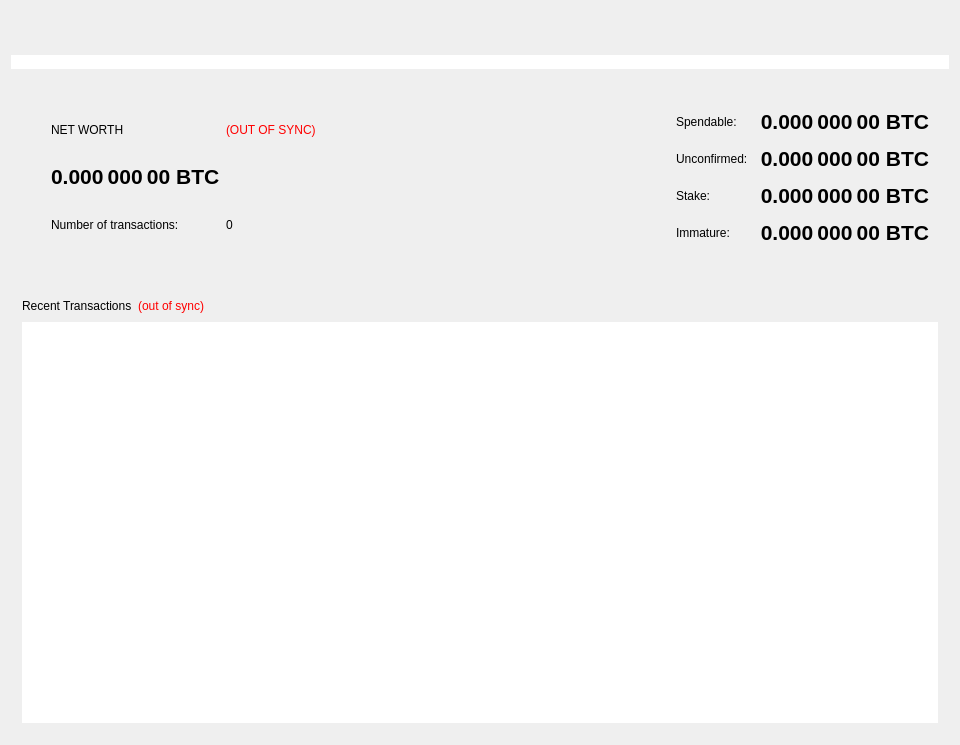
<?xml version="1.0" encoding="UTF-8"?>
<ui version="4.0">
 <class>OverviewPage</class>
 <widget class="QWidget" name="OverviewPage">
  <property name="geometry">
   <rect>
    <x>0</x>
    <y>0</y>
    <width>960</width>
    <height>745</height>
   </rect>
  </property>
  <property name="sizePolicy">
   <sizepolicy hsizetype="Expanding" vsizetype="Preferred">
    <horstretch>0</horstretch>
    <verstretch>0</verstretch>
   </sizepolicy>
  </property>
  <property name="minimumSize">
   <size>
    <width>960</width>
    <height>0</height>
   </size>
  </property>
  <property name="windowTitle">
   <string>Form</string>
  </property>
  <property name="styleSheet">
   <string notr="true"/>
  </property>
  <layout class="QVBoxLayout" name="topLayout">
   <property name="spacing">
    <number>30</number>
   </property>
   <item>
    <widget class="QLabel" name="label">
     <property name="text">
      <string/>
     </property>
     <property name="pixmap">
      <pixmap>:/images/res/images/pages/overview/overview-header.png</pixmap>
     </property>
    </widget>
   </item>
   <item>
    <widget class="QWidget" name="OverviewPageContent" native="true">
     <property name="styleSheet">
      <string notr="true"/>
     </property>
     <layout class="QVBoxLayout" name="verticalLayout_5">
      <property name="spacing">
       <number>0</number>
      </property>
      <property name="leftMargin">
       <number>0</number>
      </property>
      <property name="topMargin">
       <number>0</number>
      </property>
      <property name="rightMargin">
       <number>0</number>
      </property>
      <property name="bottomMargin">
       <number>0</number>
      </property>
      <item>
       <widget class="QLabel" name="labelAlerts">
        <property name="visible">
         <bool>true</bool>
        </property>
        <property name="styleSheet">
         <string notr="true">background-color:  white;
color: black;</string>
        </property>
        <property name="wordWrap">
         <bool>true</bool>
        </property>
        <property name="margin">
         <number>7</number>
        </property>
       </widget>
      </item>
      <item>
       <layout class="QVBoxLayout" name="verticalLayout_6" stretch="0">
        <item>
         <layout class="QVBoxLayout" name="verticalLayout_2">
          <item>
           <widget class="QWidget" name="widget" native="true">
            <layout class="QHBoxLayout" name="horizontalLayout">
             <property name="leftMargin">
              <number>20</number>
             </property>
             <property name="topMargin">
              <number>40</number>
             </property>
             <property name="rightMargin">
              <number>20</number>
             </property>
             <property name="bottomMargin">
              <number>40</number>
             </property>
             <item>
              <layout class="QGridLayout" name="gridLayout_2">
               <property name="leftMargin">
                <number>20</number>
               </property>
               <item row="0" column="1">
                <widget class="QLabel" name="labelWalletStatus">
                 <property name="cursor">
                  <cursorShape>WhatsThisCursor</cursorShape>
                 </property>
                 <property name="toolTip">
                  <string>The displayed information may be out of date. Your wallet automatically synchronizes with the OCIDE network after a connection is established, but this process has not completed yet.</string>
                 </property>
                 <property name="styleSheet">
                  <string notr="true">QLabel { color: red; }</string>
                 </property>
                 <property name="text">
                  <string notr="true">(OUT OF SYNC)</string>
                 </property>
                 <property name="alignment">
                  <set>Qt::AlignLeading|Qt::AlignLeft|Qt::AlignVCenter</set>
                 </property>
                </widget>
               </item>
               <item row="0" column="0">
                <widget class="QLabel" name="labelTotalText">
                 <property name="text">
                  <string>NET WORTH</string>
                 </property>
                </widget>
               </item>
               <item row="1" column="0">
                <widget class="QLabel" name="labelTotal">
                 <property name="font">
                  <font>
                   <pointsize>16</pointsize>
                   <weight>75</weight>
                   <bold>true</bold>
                  </font>
                 </property>
                 <property name="cursor">
                  <cursorShape>IBeamCursor</cursorShape>
                 </property>
                 <property name="toolTip">
                  <string>Your current total balance</string>
                 </property>
                 <property name="text">
                  <string notr="true">0.000 000 00 BTC</string>
                 </property>
                 <property name="alignment">
                  <set>Qt::AlignLeading|Qt::AlignLeft|Qt::AlignVCenter</set>
                 </property>
                 <property name="textInteractionFlags">
                  <set>Qt::TextSelectableByKeyboard|Qt::TextSelectableByMouse</set>
                 </property>
                </widget>
               </item>
               <item row="2" column="0">
                <widget class="QLabel" name="labelNumberOfTransactionsText">
                 <property name="text">
                  <string>Number of transactions:</string>
                 </property>
                </widget>
               </item>
               <item row="2" column="1">
                <widget class="QLabel" name="labelNumberOfTransactions">
                 <property name="text">
                  <string>0</string>
                 </property>
                </widget>
               </item>
              </layout>
             </item>
             <item>
              <spacer name="horizontalSpacer_2">
               <property name="orientation">
                <enum>Qt::Horizontal</enum>
               </property>
               <property name="sizeHint" stdset="0">
                <size>
                 <width>40</width>
                 <height>20</height>
                </size>
               </property>
              </spacer>
             </item>
             <item>
              <layout class="QGridLayout" name="gridLayout" rowstretch="0,0,0,0" columnstretch="0,0,0">
               <property name="spacing">
                <number>12</number>
               </property>
               <item row="3" column="1">
                <widget class="QLabel" name="labelImmatureText">
                 <property name="text">
                  <string>Immature:</string>
                 </property>
                </widget>
               </item>
               <item row="0" column="1">
                <widget class="QLabel" name="labelSpendable">
                 <property name="text">
                  <string>Spendable:</string>
                 </property>
                 <property name="alignment">
                  <set>Qt::AlignLeading|Qt::AlignLeft|Qt::AlignVCenter</set>
                 </property>
                </widget>
               </item>
               <item row="0" column="2">
                <widget class="QLabel" name="labelBalance">
                 <property name="font">
                  <font>
                   <pointsize>16</pointsize>
                   <weight>75</weight>
                   <bold>true</bold>
                  </font>
                 </property>
                 <property name="cursor">
                  <cursorShape>IBeamCursor</cursorShape>
                 </property>
                 <property name="toolTip">
                  <string>Your current spendable balance</string>
                 </property>
                 <property name="text">
                  <string notr="true">0.000 000 00 BTC</string>
                 </property>
                 <property name="alignment">
                  <set>Qt::AlignRight|Qt::AlignTrailing|Qt::AlignVCenter</set>
                 </property>
                 <property name="textInteractionFlags">
                  <set>Qt::LinksAccessibleByMouse|Qt::TextSelectableByKeyboard|Qt::TextSelectableByMouse</set>
                 </property>
                </widget>
               </item>
               <item row="3" column="2">
                <widget class="QLabel" name="labelImmature">
                 <property name="font">
                  <font>
                   <pointsize>16</pointsize>
                   <weight>75</weight>
                   <bold>true</bold>
                  </font>
                 </property>
                 <property name="cursor">
                  <cursorShape>IBeamCursor</cursorShape>
                 </property>
                 <property name="toolTip">
                  <string>Staked or masternode rewards that has not yet matured</string>
                 </property>
                 <property name="text">
                  <string notr="true">0.000 000 00 BTC</string>
                 </property>
                 <property name="alignment">
                  <set>Qt::AlignRight|Qt::AlignTrailing|Qt::AlignVCenter</set>
                 </property>
                 <property name="textInteractionFlags">
                  <set>Qt::LinksAccessibleByMouse|Qt::TextSelectableByKeyboard|Qt::TextSelectableByMouse</set>
                 </property>
                </widget>
               </item>
               <item row="2" column="1">
                <widget class="QLabel" name="labelStakeText">
                 <property name="text">
                  <string>Stake:</string>
                 </property>
                </widget>
               </item>
               <item row="1" column="2">
                <widget class="QLabel" name="labelUnconfirmed">
                 <property name="font">
                  <font>
                   <pointsize>16</pointsize>
                   <weight>75</weight>
                   <bold>true</bold>
                  </font>
                 </property>
                 <property name="cursor">
                  <cursorShape>IBeamCursor</cursorShape>
                 </property>
                 <property name="toolTip">
                  <string>Total of transactions that have yet to be confirmed, and do not yet count toward the spendable balance</string>
                 </property>
                 <property name="text">
                  <string notr="true">0.000 000 00 BTC</string>
                 </property>
                 <property name="alignment">
                  <set>Qt::AlignRight|Qt::AlignTrailing|Qt::AlignVCenter</set>
                 </property>
                 <property name="textInteractionFlags">
                  <set>Qt::LinksAccessibleByMouse|Qt::TextSelectableByKeyboard|Qt::TextSelectableByMouse</set>
                 </property>
                </widget>
               </item>
               <item row="2" column="2">
                <widget class="QLabel" name="labelStake">
                 <property name="font">
                  <font>
                   <pointsize>16</pointsize>
                   <weight>75</weight>
                   <bold>true</bold>
                  </font>
                 </property>
                 <property name="cursor">
                  <cursorShape>IBeamCursor</cursorShape>
                 </property>
                 <property name="toolTip">
                  <string>Total of transactions that have yet to be confirmed, and do not yet count toward the spendable balance</string>
                 </property>
                 <property name="text">
                  <string notr="true">0.000 000 00 BTC</string>
                 </property>
                 <property name="alignment">
                  <set>Qt::AlignRight|Qt::AlignTrailing|Qt::AlignVCenter</set>
                 </property>
                 <property name="textInteractionFlags">
                  <set>Qt::LinksAccessibleByMouse|Qt::TextSelectableByKeyboard|Qt::TextSelectableByMouse</set>
                 </property>
                </widget>
               </item>
               <item row="1" column="1">
                <widget class="QLabel" name="labelPendingText">
                 <property name="text">
                  <string>Unconfirmed:</string>
                 </property>
                </widget>
               </item>
              </layout>
             </item>
            </layout>
           </widget>
          </item>
         </layout>
        </item>
       </layout>
      </item>
      <item>
       <layout class="QVBoxLayout" name="verticalLayout_3">
        <property name="leftMargin">
         <number>2</number>
        </property>
        <property name="topMargin">
         <number>2</number>
        </property>
        <property name="rightMargin">
         <number>2</number>
        </property>
        <property name="bottomMargin">
         <number>2</number>
        </property>
        <item>
         <widget class="QFrame" name="frame_2">
          <property name="frameShape">
           <enum>QFrame::NoFrame</enum>
          </property>
          <property name="frameShadow">
           <enum>QFrame::Sunken</enum>
          </property>
          <layout class="QVBoxLayout" name="verticalLayout">
           <property name="leftMargin">
            <number>9</number>
           </property>
           <property name="topMargin">
            <number>9</number>
           </property>
           <property name="rightMargin">
            <number>9</number>
           </property>
           <property name="bottomMargin">
            <number>9</number>
           </property>
           <item>
            <layout class="QHBoxLayout" name="horizontalLayout_2">
             <item>
              <widget class="QLabel" name="label_4">
               <property name="font">
                <font>
                 <weight>50</weight>
                 <bold>false</bold>
                </font>
               </property>
               <property name="text">
                <string>Recent Transactions</string>
               </property>
              </widget>
             </item>
             <item>
              <widget class="QLabel" name="labelTransactionsStatus">
               <property name="cursor">
                <cursorShape>WhatsThisCursor</cursorShape>
               </property>
               <property name="toolTip">
                <string>The displayed information may be out of date. Your wallet automatically synchronizes with the OCIDE network after a connection is established, but this process has not completed yet.</string>
               </property>
               <property name="styleSheet">
                <string notr="true">QLabel { color: red; }</string>
               </property>
               <property name="text">
                <string notr="true">(out of sync)</string>
               </property>
               <property name="alignment">
                <set>Qt::AlignRight|Qt::AlignTrailing|Qt::AlignVCenter</set>
               </property>
              </widget>
             </item>
             <item>
              <spacer name="horizontalSpacer">
               <property name="orientation">
                <enum>Qt::Horizontal</enum>
               </property>
               <property name="sizeHint" stdset="0">
                <size>
                 <width>40</width>
                 <height>20</height>
                </size>
               </property>
              </spacer>
             </item>
            </layout>
           </item>
           <item>
            <widget class="QListView" name="listTransactions">
             <property name="frameShape">
              <enum>QFrame::NoFrame</enum>
             </property>
             <property name="verticalScrollBarPolicy">
              <enum>Qt::ScrollBarAlwaysOff</enum>
             </property>
             <property name="horizontalScrollBarPolicy">
              <enum>Qt::ScrollBarAlwaysOff</enum>
             </property>
             <property name="selectionMode">
              <enum>QAbstractItemView::NoSelection</enum>
             </property>
            </widget>
           </item>
          </layout>
         </widget>
        </item>
       </layout>
      </item>
     </layout>
    </widget>
   </item>
  </layout>
 </widget>
 <resources/>
 <connections/>
</ui>
